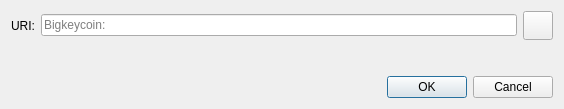
<?xml version="1.0" encoding="UTF-8"?>
<ui version="4.0">
 <class>OpenURIDialog</class>
 <widget class="QDialog" name="OpenURIDialog">
  <property name="geometry">
   <rect>
    <x>0</x>
    <y>0</y>
    <width>564</width>
    <height>109</height>
   </rect>
  </property>
  <property name="windowTitle">
   <string>Open Bigkeycoin URI</string>
  </property>
  <layout class="QVBoxLayout" name="verticalLayout">
   <item>
    <layout class="QHBoxLayout" name="horizontalLayout">
     <item>
      <widget class="QLabel" name="label">
       <property name="text">
        <string>URI:</string>
       </property>
      </widget>
     </item>
     <item>
      <widget class="QValidatedLineEdit" name="uriEdit">
       <property name="placeholderText">
        <string notr="true">Bigkeycoin:</string>
       </property>
      </widget>
     </item>
     <item>
      <widget class="QToolButton" name="pasteButton">
       <property name="toolTip">
        <string extracomment="Tooltip text for button that allows you to paste an address that is in your clipboard.">Paste address from clipboard</string>
       </property>
       <property name="text">
        <string/>
       </property>
       <property name="icon">
        <iconset resource="../bitcoin.qrc">
         <normaloff>:/icons/editpaste</normaloff>:/icons/editpaste
        </iconset>
       </property>
       <property name="iconSize">
        <size>
         <width>22</width>
         <height>22</height>
        </size>
       </property>
      </widget>
     </item>
    </layout>
   </item>
   <item>
    <spacer name="verticalSpacer">
     <property name="orientation">
      <enum>Qt::Vertical</enum>
     </property>
     <property name="sizeHint" stdset="0">
      <size>
       <width>20</width>
       <height>40</height>
      </size>
     </property>
    </spacer>
   </item>
   <item>
    <widget class="QDialogButtonBox" name="buttonBox">
     <property name="orientation">
      <enum>Qt::Horizontal</enum>
     </property>
     <property name="standardButtons">
      <set>QDialogButtonBox::Cancel|QDialogButtonBox::Ok</set>
     </property>
    </widget>
   </item>
  </layout>
 </widget>
 <customwidgets>
  <customwidget>
   <class>QValidatedLineEdit</class>
   <extends>QLineEdit</extends>
   <header>qt/qvalidatedlineedit.h</header>
  </customwidget>
 </customwidgets>
 <resources/>
 <connections>
  <connection>
   <sender>buttonBox</sender>
   <signal>accepted()</signal>
   <receiver>OpenURIDialog</receiver>
   <slot>accept()</slot>
   <hints>
    <hint type="sourcelabel">
     <x>248</x>
     <y>254</y>
    </hint>
    <hint type="destinationlabel">
     <x>157</x>
     <y>274</y>
    </hint>
   </hints>
  </connection>
  <connection>
   <sender>buttonBox</sender>
   <signal>rejected()</signal>
   <receiver>OpenURIDialog</receiver>
   <slot>reject()</slot>
   <hints>
    <hint type="sourcelabel">
     <x>316</x>
     <y>260</y>
    </hint>
    <hint type="destinationlabel">
     <x>286</x>
     <y>274</y>
    </hint>
   </hints>
  </connection>
 </connections>
</ui>
